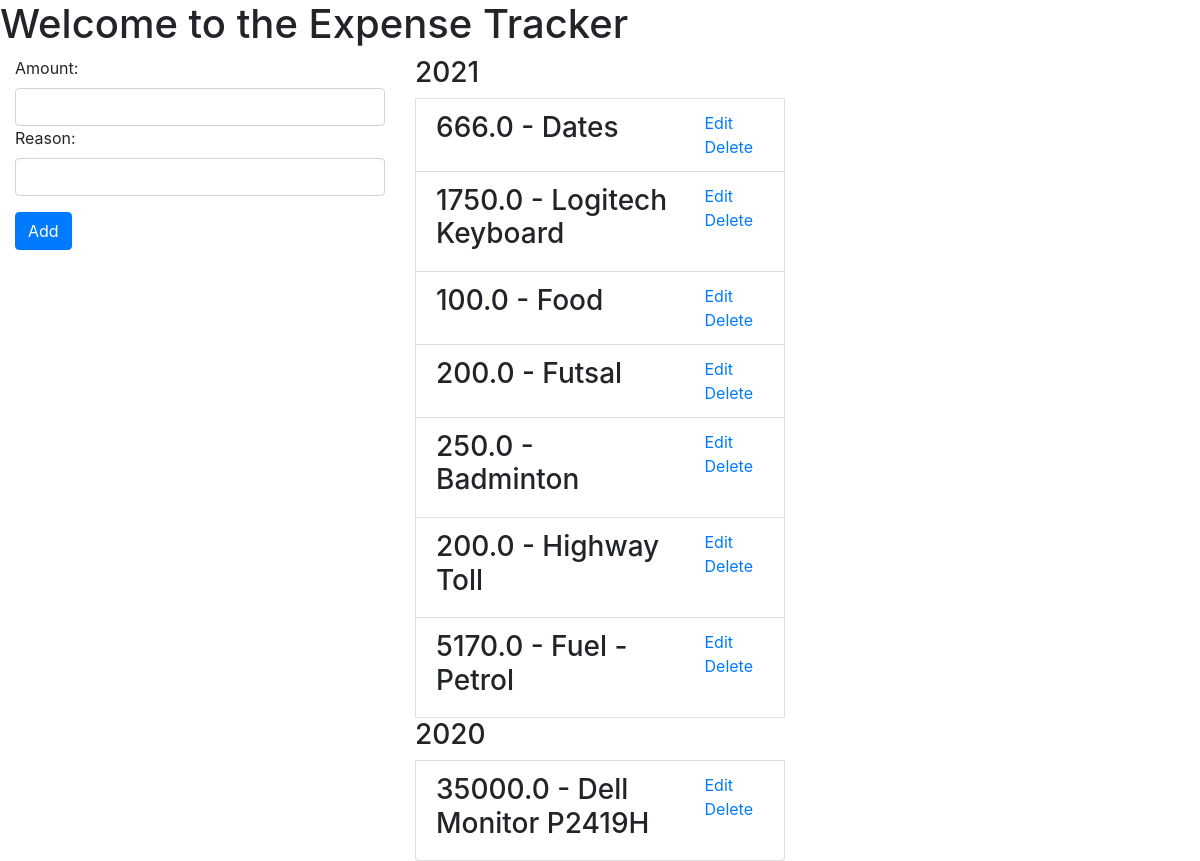
Before: / (signed in) with the older database file.
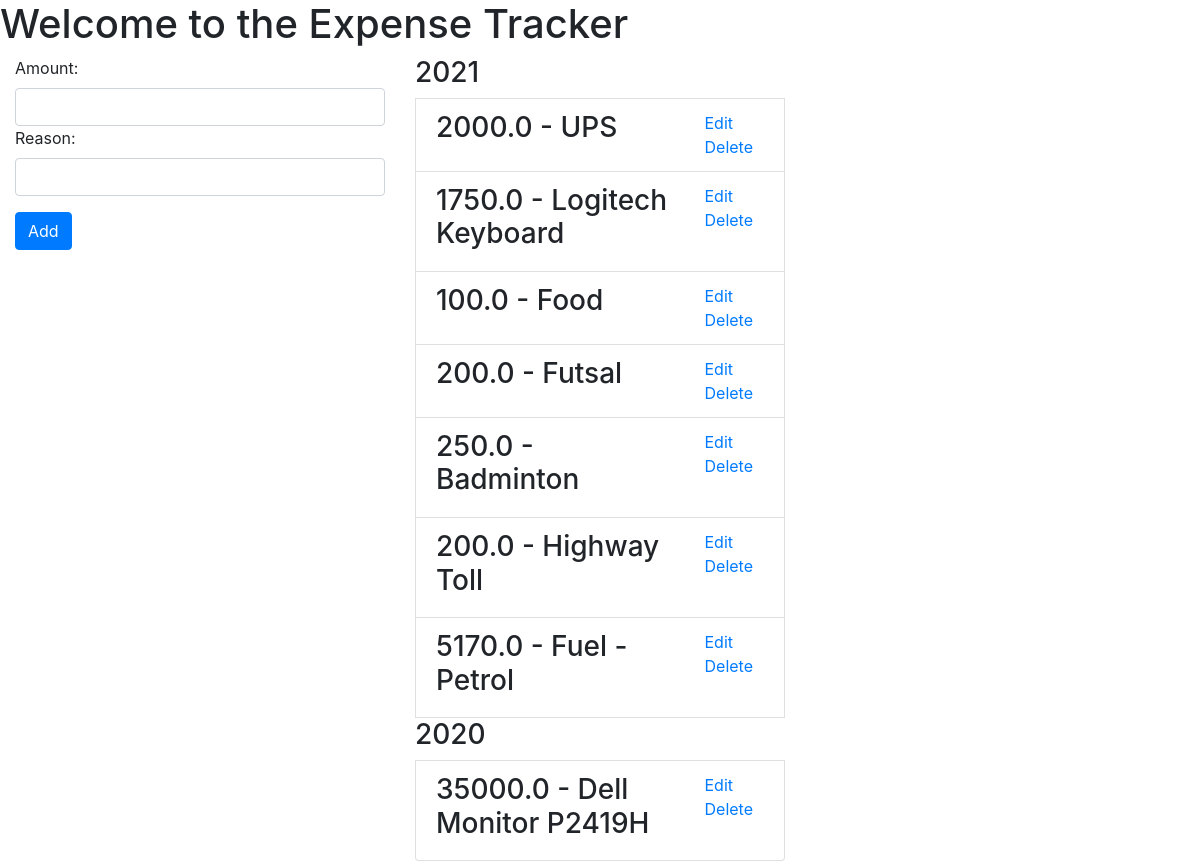
After: the same page with the newer database file.
### tracker/models.py (models this page shows, shortened)
class Expense(models.Model):
  amount = models.FloatField()
  reason = models.CharField(max_length=100)
  date_of_expenditure = models.DateTimeField(default=timezone.now)
  user = models.ForeignKey(User, on_delete=models.CASCADE)

### tracker/views.py (the view)
# urls.py: 2. Add a URL to urlpatterns:  path('', views.home, name='home')
@login_required
def home(request):
  return render(request, HOME_TEMPLATE, get_home_context())

### tracker/forms.py
class ExpenseForm(forms.ModelForm):
  class Meta:
    model = Expense
    fields = ['amount', 'reason']
    widgets = {
            'amount': forms.NumberInput(attrs={'class': 'form-control'}),
            'reason': forms.TextInput(attrs={'class': 'form-control'}),
        }

### tracker/views.py (called while the page is built)
def get_home_context():
  form = ExpenseForm()
  expenses = Expense.objects.order_by('-date_of_expenditure')
  expense_list = get_expenses(expenses)
  context = { 'form': form, 'expenses': expense_list }
  return context

def get_expenses(expenses):
  expenses_grouped_by_year = [{'year': key, 'annual_expenses': list(group)} for key, group in itertools.groupby(expenses, lambda x:x.date_of_expenditure.year)]
  return expenses_grouped_by_year

### tracker/templates/tracker/home.html (shortened to what this page needs)
{% extends 'tracker/base.html' %}
{% block content %}
  <h1>Welcome to the Expense Tracker</h1>
  <div class="container-fluid">
    <div class="row">
      <div class="col">
        <div>
          <form action="{% url 'expense-create' %}" method="POST">
            <div class="form-group">
              {{ form }}
            </div>
            <button type="submit" class="btn btn-primary">Add</button>
          </form>
        </div>
      </div>
      <div class="col">
        <ul class="list-group">
          {% for annual_expense in expenses %}
            <h3>{{ annual_expense.year }}</h3>
            {% for expense in annual_expense.annual_expenses %}
              <li class="list-group-item">
                {% if expense.id == update_id %}
                  <div>
                    <form method="POST" class="form-inline">
                      {% csrf_token %}
                      {{ update_form }}
                      {{ update_form.errors }}
                      <button type="submit" class="btn btn-primary mb-2">Update</button>
                      <a href="{% url 'tracker-home' %}">Cancel</a>
                    </form>
                  </div>
                {% else %}
                  <div class="row">
                    <div class="col">
                      <h3>{{ expense.amount }} - {{ expense.reason }}</h3>
                    </div>
                    {% if not update_id and not delete_id %}
                    <div class="col-3">
                      <a href="{% url 'expense-update' expense.id %}">Edit</a>
                      <a href="{% url 'expense-confirm-delete' expense.id %}">Delete</a>
                    </div>
                    {% endif %}
                  </div>
                {% endif %}
              </li>
            {% endfor %}
          {% endfor %}
        </ul>
      </div>
      <div class="col">
      </div>
    </div>
  </div>
{% endblock content%}

Changed rows visible on the page:
removed Expense: amount "666.0", reason "Dates", shown under "2021"
added Expense: amount "2000.0", reason "UPS", shown under "2021"
